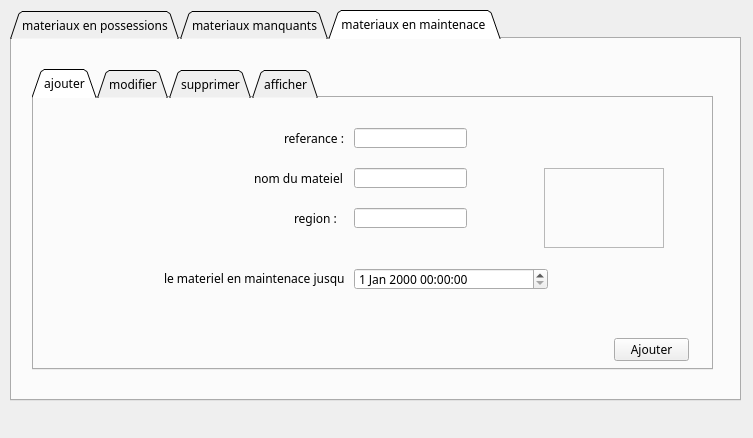
<?xml version="1.0" encoding="UTF-8"?>
<ui version="4.0">
 <class>Dialog</class>
 <widget class="QDialog" name="Dialog">
  <property name="geometry">
   <rect>
    <x>0</x>
    <y>0</y>
    <width>753</width>
    <height>438</height>
   </rect>
  </property>
  <property name="windowTitle">
   <string>Dialog</string>
  </property>
  <widget class="QTabWidget" name="ges">
   <property name="geometry">
    <rect>
     <x>10</x>
     <y>10</y>
     <width>731</width>
     <height>391</height>
    </rect>
   </property>
   <property name="font">
    <font>
     <family>Microsoft Tai Le</family>
    </font>
   </property>
   <property name="tabShape">
    <enum>QTabWidget::Triangular</enum>
   </property>
   <property name="currentIndex">
    <number>2</number>
   </property>
   <widget class="QWidget" name="tab">
    <attribute name="title">
     <string>materiaux en possessions</string>
    </attribute>
    <widget class="QTabWidget" name="tabWidget_2">
     <property name="geometry">
      <rect>
       <x>20</x>
       <y>30</y>
       <width>681</width>
       <height>301</height>
      </rect>
     </property>
     <property name="font">
      <font>
       <family>Microsoft YaHei UI</family>
      </font>
     </property>
     <property name="toolTip">
      <string>&lt;html&gt;&lt;head/&gt;&lt;body&gt;&lt;p align=&quot;center&quot;&gt;&lt;span style=&quot; font-weight:600;&quot;&gt;Afficher &lt;/span&gt;&lt;/p&gt;&lt;/body&gt;&lt;/html&gt;</string>
     </property>
     <property name="layoutDirection">
      <enum>Qt::LeftToRight</enum>
     </property>
     <property name="tabPosition">
      <enum>QTabWidget::North</enum>
     </property>
     <property name="tabShape">
      <enum>QTabWidget::Triangular</enum>
     </property>
     <property name="currentIndex">
      <number>3</number>
     </property>
     <property name="elideMode">
      <enum>Qt::ElideLeft</enum>
     </property>
     <property name="documentMode">
      <bool>false</bool>
     </property>
     <property name="tabsClosable">
      <bool>false</bool>
     </property>
     <property name="movable">
      <bool>false</bool>
     </property>
     <property name="tabBarAutoHide">
      <bool>false</bool>
     </property>
     <widget class="QWidget" name="tab_4">
      <attribute name="title">
       <string>ajouter</string>
      </attribute>
      <widget class="QLabel" name="label">
       <property name="geometry">
        <rect>
         <x>190</x>
         <y>30</y>
         <width>61</width>
         <height>21</height>
        </rect>
       </property>
       <property name="text">
        <string>Referance:</string>
       </property>
      </widget>
      <widget class="QLabel" name="label_2">
       <property name="geometry">
        <rect>
         <x>150</x>
         <y>70</y>
         <width>101</width>
         <height>21</height>
        </rect>
       </property>
       <property name="text">
        <string>Nom du materiel :</string>
       </property>
      </widget>
      <widget class="QLabel" name="label_3">
       <property name="geometry">
        <rect>
         <x>210</x>
         <y>130</y>
         <width>51</width>
         <height>21</height>
        </rect>
       </property>
       <property name="text">
        <string>Etat :</string>
       </property>
      </widget>
      <widget class="QLineEdit" name="referancePoss">
       <property name="geometry">
        <rect>
         <x>260</x>
         <y>30</y>
         <width>113</width>
         <height>20</height>
        </rect>
       </property>
      </widget>
      <widget class="QLineEdit" name="nomPoss">
       <property name="geometry">
        <rect>
         <x>260</x>
         <y>70</y>
         <width>113</width>
         <height>20</height>
        </rect>
       </property>
      </widget>
      <widget class="QRadioButton" name="ajouterEtatMateriauxPoss1">
       <property name="geometry">
        <rect>
         <x>250</x>
         <y>130</y>
         <width>81</width>
         <height>21</height>
        </rect>
       </property>
       <property name="text">
        <string>bonne etat</string>
       </property>
      </widget>
      <widget class="QRadioButton" name="ajouteretatMateriauxposs0">
       <property name="geometry">
        <rect>
         <x>340</x>
         <y>130</y>
         <width>91</width>
         <height>21</height>
        </rect>
       </property>
       <property name="text">
        <string>mauvaise etat </string>
       </property>
      </widget>
      <widget class="QLabel" name="label_84">
       <property name="geometry">
        <rect>
         <x>0</x>
         <y>0</y>
         <width>681</width>
         <height>281</height>
        </rect>
       </property>
       <property name="text">
        <string/>
       </property>
       <property name="pixmap">
        <pixmap>../../Desktop/design Qt/dddddddddd.jpg</pixmap>
       </property>
      </widget>
      <widget class="QPushButton" name="ajouterposs">
       <property name="geometry">
        <rect>
         <x>570</x>
         <y>240</y>
         <width>75</width>
         <height>23</height>
        </rect>
       </property>
       <property name="mouseTracking">
        <bool>true</bool>
       </property>
       <property name="focusPolicy">
        <enum>Qt::ClickFocus</enum>
       </property>
       <property name="text">
        <string>Ajouter</string>
       </property>
      </widget>
      <widget class="QComboBox" name="comboetatajouter">
       <property name="geometry">
        <rect>
         <x>300</x>
         <y>170</y>
         <width>69</width>
         <height>22</height>
        </rect>
       </property>
       <item>
        <property name="text">
         <string>Bonne</string>
        </property>
       </item>
       <item>
        <property name="text">
         <string>Mauvaise</string>
        </property>
       </item>
      </widget>
      <zorder>label_84</zorder>
      <zorder>label</zorder>
      <zorder>label_2</zorder>
      <zorder>label_3</zorder>
      <zorder>referancePoss</zorder>
      <zorder>nomPoss</zorder>
      <zorder>ajouterEtatMateriauxPoss1</zorder>
      <zorder>ajouteretatMateriauxposs0</zorder>
      <zorder>ajouterposs</zorder>
      <zorder>comboetatajouter</zorder>
     </widget>
     <widget class="QWidget" name="tab_6">
      <attribute name="title">
       <string>modifier</string>
      </attribute>
      <widget class="QLabel" name="label_83">
       <property name="geometry">
        <rect>
         <x>0</x>
         <y>0</y>
         <width>681</width>
         <height>281</height>
        </rect>
       </property>
       <property name="font">
        <font>
         <family>Arial Rounded MT Bold</family>
        </font>
       </property>
       <property name="text">
        <string/>
       </property>
       <property name="pixmap">
        <pixmap>../../Desktop/design Qt/dddddddddd.jpg</pixmap>
       </property>
      </widget>
      <widget class="QPushButton" name="pushButton_4">
       <property name="geometry">
        <rect>
         <x>580</x>
         <y>240</y>
         <width>75</width>
         <height>23</height>
        </rect>
       </property>
       <property name="focusPolicy">
        <enum>Qt::ClickFocus</enum>
       </property>
       <property name="text">
        <string>Modifier</string>
       </property>
      </widget>
      <widget class="QLabel" name="label_4">
       <property name="geometry">
        <rect>
         <x>170</x>
         <y>40</y>
         <width>51</width>
         <height>21</height>
        </rect>
       </property>
       <property name="text">
        <string>Referance:</string>
       </property>
      </widget>
      <widget class="QLabel" name="label_5">
       <property name="geometry">
        <rect>
         <x>170</x>
         <y>120</y>
         <width>71</width>
         <height>41</height>
        </rect>
       </property>
       <property name="text">
        <string>Etat :</string>
       </property>
      </widget>
      <widget class="QLabel" name="label_6">
       <property name="geometry">
        <rect>
         <x>170</x>
         <y>70</y>
         <width>91</width>
         <height>41</height>
        </rect>
       </property>
       <property name="text">
        <string>Nom du materiel:</string>
       </property>
      </widget>
      <widget class="QLineEdit" name="mat_poss_nom_mod">
       <property name="geometry">
        <rect>
         <x>280</x>
         <y>80</y>
         <width>113</width>
         <height>20</height>
        </rect>
       </property>
      </widget>
      <widget class="QLineEdit" name="mat_poss_reff_mod">
       <property name="geometry">
        <rect>
         <x>280</x>
         <y>40</y>
         <width>113</width>
         <height>20</height>
        </rect>
       </property>
      </widget>
      <widget class="QRadioButton" name="mat_poss_etat_b_mod">
       <property name="geometry">
        <rect>
         <x>240</x>
         <y>130</y>
         <width>91</width>
         <height>21</height>
        </rect>
       </property>
       <property name="text">
        <string>bonne </string>
       </property>
      </widget>
      <widget class="QRadioButton" name="mat_poss_m__mod">
       <property name="geometry">
        <rect>
         <x>330</x>
         <y>130</y>
         <width>91</width>
         <height>21</height>
        </rect>
       </property>
       <property name="text">
        <string>mauvaise</string>
       </property>
      </widget>
     </widget>
     <widget class="QWidget" name="tab_7">
      <attribute name="title">
       <string>supprimer</string>
      </attribute>
      <widget class="QLabel" name="label_8">
       <property name="geometry">
        <rect>
         <x>20</x>
         <y>120</y>
         <width>211</width>
         <height>21</height>
        </rect>
       </property>
       <property name="text">
        <string>Entrer la referance du materiel à supprimer :</string>
       </property>
      </widget>
      <widget class="QLineEdit" name="ref_mat_poss_a_supp1">
       <property name="geometry">
        <rect>
         <x>250</x>
         <y>120</y>
         <width>113</width>
         <height>20</height>
        </rect>
       </property>
      </widget>
      <widget class="QLabel" name="label_82">
       <property name="geometry">
        <rect>
         <x>0</x>
         <y>0</y>
         <width>681</width>
         <height>281</height>
        </rect>
       </property>
       <property name="text">
        <string/>
       </property>
       <property name="pixmap">
        <pixmap>../../Desktop/design Qt/dddddddddd.jpg</pixmap>
       </property>
      </widget>
      <widget class="QPushButton" name="supp_mat_poss1">
       <property name="geometry">
        <rect>
         <x>550</x>
         <y>230</y>
         <width>75</width>
         <height>23</height>
        </rect>
       </property>
       <property name="focusPolicy">
        <enum>Qt::ClickFocus</enum>
       </property>
       <property name="text">
        <string>Supprimer</string>
       </property>
      </widget>
      <zorder>label_82</zorder>
      <zorder>label_8</zorder>
      <zorder>ref_mat_poss_a_supp1</zorder>
      <zorder>supp_mat_poss1</zorder>
     </widget>
     <widget class="QWidget" name="tab_5">
      <attribute name="title">
       <string>afficher</string>
      </attribute>
      <widget class="QTableView" name="tableView">
       <property name="geometry">
        <rect>
         <x>10</x>
         <y>10</y>
         <width>351</width>
         <height>251</height>
        </rect>
       </property>
      </widget>
      <widget class="QLabel" name="label_9">
       <property name="geometry">
        <rect>
         <x>380</x>
         <y>20</y>
         <width>51</width>
         <height>21</height>
        </rect>
       </property>
       <property name="text">
        <string>Trier par :</string>
       </property>
      </widget>
      <widget class="QLabel" name="label_10">
       <property name="geometry">
        <rect>
         <x>370</x>
         <y>110</y>
         <width>71</width>
         <height>21</height>
        </rect>
       </property>
       <property name="text">
        <string>Rechercher :</string>
       </property>
      </widget>
      <widget class="QLineEdit" name="lineEdit_4">
       <property name="geometry">
        <rect>
         <x>440</x>
         <y>110</y>
         <width>113</width>
         <height>21</height>
        </rect>
       </property>
      </widget>
      <widget class="QLabel" name="label_81">
       <property name="geometry">
        <rect>
         <x>0</x>
         <y>0</y>
         <width>681</width>
         <height>281</height>
        </rect>
       </property>
       <property name="text">
        <string/>
       </property>
       <property name="pixmap">
        <pixmap>../../Desktop/design Qt/dddddddddd.jpg</pixmap>
       </property>
      </widget>
      <widget class="QPushButton" name="pushButton_10">
       <property name="geometry">
        <rect>
         <x>560</x>
         <y>112</y>
         <width>81</width>
         <height>21</height>
        </rect>
       </property>
       <property name="focusPolicy">
        <enum>Qt::ClickFocus</enum>
       </property>
       <property name="text">
        <string>Afficher</string>
       </property>
      </widget>
      <widget class="QComboBox" name="comboBox_5">
       <property name="geometry">
        <rect>
         <x>440</x>
         <y>20</y>
         <width>69</width>
         <height>22</height>
        </rect>
       </property>
       <property name="focusPolicy">
        <enum>Qt::ClickFocus</enum>
       </property>
       <item>
        <property name="text">
         <string>Nom</string>
        </property>
       </item>
       <item>
        <property name="text">
         <string>Matricule</string>
        </property>
       </item>
      </widget>
      <widget class="QPushButton" name="pushButton_13">
       <property name="geometry">
        <rect>
         <x>540</x>
         <y>20</y>
         <width>75</width>
         <height>23</height>
        </rect>
       </property>
       <property name="focusPolicy">
        <enum>Qt::ClickFocus</enum>
       </property>
       <property name="text">
        <string>Afficher</string>
       </property>
      </widget>
      <widget class="QLabel" name="label_37">
       <property name="geometry">
        <rect>
         <x>390</x>
         <y>200</y>
         <width>251</width>
         <height>21</height>
        </rect>
       </property>
       <property name="text">
        <string>selectionner la referance du materiel à supprimer :</string>
       </property>
      </widget>
      <widget class="QPushButton" name="pushButton_14">
       <property name="geometry">
        <rect>
         <x>470</x>
         <y>230</y>
         <width>75</width>
         <height>23</height>
        </rect>
       </property>
       <property name="focusPolicy">
        <enum>Qt::ClickFocus</enum>
       </property>
       <property name="text">
        <string>Supprimer</string>
       </property>
      </widget>
      <zorder>label_81</zorder>
      <zorder>tableView</zorder>
      <zorder>label_9</zorder>
      <zorder>label_10</zorder>
      <zorder>lineEdit_4</zorder>
      <zorder>pushButton_10</zorder>
      <zorder>comboBox_5</zorder>
      <zorder>pushButton_13</zorder>
      <zorder>label_37</zorder>
      <zorder>pushButton_14</zorder>
     </widget>
    </widget>
    <widget class="QLabel" name="label_39">
     <property name="geometry">
      <rect>
       <x>-10</x>
       <y>-170</y>
       <width>771</width>
       <height>711</height>
      </rect>
     </property>
     <property name="pixmap">
      <pixmap>../../Desktop/design Qt/back.jpg</pixmap>
     </property>
    </widget>
    <zorder>label_39</zorder>
    <zorder>tabWidget_2</zorder>
   </widget>
   <widget class="QWidget" name="tab_2">
    <attribute name="title">
     <string>materiaux manquants</string>
    </attribute>
    <widget class="QTabWidget" name="tabWidget_6">
     <property name="geometry">
      <rect>
       <x>20</x>
       <y>30</y>
       <width>681</width>
       <height>301</height>
      </rect>
     </property>
     <property name="tabShape">
      <enum>QTabWidget::Triangular</enum>
     </property>
     <property name="currentIndex">
      <number>3</number>
     </property>
     <widget class="QWidget" name="tab_20">
      <attribute name="title">
       <string>ajouter</string>
      </attribute>
      <widget class="QLabel" name="label_21">
       <property name="geometry">
        <rect>
         <x>190</x>
         <y>30</y>
         <width>61</width>
         <height>21</height>
        </rect>
       </property>
       <property name="text">
        <string>Referance :</string>
       </property>
      </widget>
      <widget class="QLabel" name="label_22">
       <property name="geometry">
        <rect>
         <x>120</x>
         <y>80</y>
         <width>141</width>
         <height>21</height>
        </rect>
       </property>
       <property name="text">
        <string>nom du mateiel manquant:</string>
       </property>
      </widget>
      <widget class="QLineEdit" name="refmatmanq">
       <property name="geometry">
        <rect>
         <x>270</x>
         <y>30</y>
         <width>113</width>
         <height>20</height>
        </rect>
       </property>
      </widget>
      <widget class="QLineEdit" name="nommanq">
       <property name="geometry">
        <rect>
         <x>270</x>
         <y>80</y>
         <width>113</width>
         <height>20</height>
        </rect>
       </property>
      </widget>
      <widget class="QLabel" name="label_23">
       <property name="geometry">
        <rect>
         <x>220</x>
         <y>130</y>
         <width>51</width>
         <height>21</height>
        </rect>
       </property>
       <property name="text">
        <string>Prix :</string>
       </property>
      </widget>
      <widget class="QLineEdit" name="prixmanq">
       <property name="geometry">
        <rect>
         <x>270</x>
         <y>130</y>
         <width>113</width>
         <height>20</height>
        </rect>
       </property>
      </widget>
      <widget class="QLabel" name="label_88">
       <property name="geometry">
        <rect>
         <x>0</x>
         <y>0</y>
         <width>681</width>
         <height>281</height>
        </rect>
       </property>
       <property name="text">
        <string/>
       </property>
       <property name="pixmap">
        <pixmap>../../Desktop/design Qt/dddddddddd.jpg</pixmap>
       </property>
      </widget>
      <widget class="QPushButton" name="ajoutermateriauxmanq">
       <property name="geometry">
        <rect>
         <x>570</x>
         <y>240</y>
         <width>75</width>
         <height>23</height>
        </rect>
       </property>
       <property name="text">
        <string>Ajouter</string>
       </property>
      </widget>
      <widget class="QLabel" name="label_7">
       <property name="geometry">
        <rect>
         <x>180</x>
         <y>180</y>
         <width>71</width>
         <height>20</height>
        </rect>
       </property>
       <property name="text">
        <string>Disponibilité:</string>
       </property>
      </widget>
      <widget class="QRadioButton" name="dispo_oui">
       <property name="geometry">
        <rect>
         <x>270</x>
         <y>180</y>
         <width>91</width>
         <height>20</height>
        </rect>
       </property>
       <property name="text">
        <string>Oui</string>
       </property>
      </widget>
      <widget class="QRadioButton" name="dispo_non">
       <property name="geometry">
        <rect>
         <x>340</x>
         <y>180</y>
         <width>91</width>
         <height>21</height>
        </rect>
       </property>
       <property name="text">
        <string>Non</string>
       </property>
      </widget>
      <zorder>label_88</zorder>
      <zorder>label_21</zorder>
      <zorder>label_22</zorder>
      <zorder>refmatmanq</zorder>
      <zorder>nommanq</zorder>
      <zorder>label_23</zorder>
      <zorder>prixmanq</zorder>
      <zorder>ajoutermateriauxmanq</zorder>
      <zorder>label_7</zorder>
      <zorder>dispo_oui</zorder>
      <zorder>dispo_non</zorder>
     </widget>
     <widget class="QWidget" name="tab_21">
      <attribute name="title">
       <string>modifier</string>
      </attribute>
      <widget class="QLabel" name="label_25">
       <property name="geometry">
        <rect>
         <x>230</x>
         <y>30</y>
         <width>91</width>
         <height>21</height>
        </rect>
       </property>
       <property name="text">
        <string> referance :</string>
       </property>
      </widget>
      <widget class="QLabel" name="label_26">
       <property name="geometry">
        <rect>
         <x>210</x>
         <y>80</y>
         <width>131</width>
         <height>21</height>
        </rect>
       </property>
       <property name="text">
        <string> nom du mateiel :</string>
       </property>
      </widget>
      <widget class="QLabel" name="label_27">
       <property name="geometry">
        <rect>
         <x>250</x>
         <y>130</y>
         <width>81</width>
         <height>21</height>
        </rect>
       </property>
       <property name="text">
        <string> prix :</string>
       </property>
      </widget>
      <widget class="QLineEdit" name="lineEdit_23">
       <property name="geometry">
        <rect>
         <x>310</x>
         <y>30</y>
         <width>113</width>
         <height>20</height>
        </rect>
       </property>
      </widget>
      <widget class="QLineEdit" name="lineEdit_24">
       <property name="geometry">
        <rect>
         <x>310</x>
         <y>80</y>
         <width>113</width>
         <height>20</height>
        </rect>
       </property>
      </widget>
      <widget class="QLineEdit" name="lineEdit_25">
       <property name="geometry">
        <rect>
         <x>310</x>
         <y>130</y>
         <width>113</width>
         <height>20</height>
        </rect>
       </property>
      </widget>
      <widget class="QLabel" name="label_85">
       <property name="geometry">
        <rect>
         <x>-10</x>
         <y>0</y>
         <width>681</width>
         <height>281</height>
        </rect>
       </property>
       <property name="text">
        <string/>
       </property>
       <property name="pixmap">
        <pixmap>../../Desktop/design Qt/dddddddddd.jpg</pixmap>
       </property>
      </widget>
      <widget class="QPushButton" name="pushButton_5">
       <property name="geometry">
        <rect>
         <x>580</x>
         <y>240</y>
         <width>75</width>
         <height>23</height>
        </rect>
       </property>
       <property name="text">
        <string>Modifier</string>
       </property>
      </widget>
      <widget class="QLabel" name="label_24">
       <property name="geometry">
        <rect>
         <x>220</x>
         <y>180</y>
         <width>71</width>
         <height>20</height>
        </rect>
       </property>
       <property name="text">
        <string>Disponibilité:</string>
       </property>
      </widget>
      <widget class="QRadioButton" name="radioButton_9">
       <property name="geometry">
        <rect>
         <x>300</x>
         <y>180</y>
         <width>91</width>
         <height>20</height>
        </rect>
       </property>
       <property name="text">
        <string>Oui</string>
       </property>
      </widget>
      <widget class="QRadioButton" name="radioButton_10">
       <property name="geometry">
        <rect>
         <x>380</x>
         <y>180</y>
         <width>91</width>
         <height>20</height>
        </rect>
       </property>
       <property name="text">
        <string>Non</string>
       </property>
      </widget>
      <zorder>label_85</zorder>
      <zorder>label_25</zorder>
      <zorder>label_26</zorder>
      <zorder>label_27</zorder>
      <zorder>lineEdit_23</zorder>
      <zorder>lineEdit_24</zorder>
      <zorder>lineEdit_25</zorder>
      <zorder>pushButton_5</zorder>
      <zorder>label_24</zorder>
      <zorder>radioButton_9</zorder>
      <zorder>radioButton_10</zorder>
     </widget>
     <widget class="QWidget" name="tab_22">
      <attribute name="title">
       <string>supprimer</string>
      </attribute>
      <widget class="QLabel" name="label_28">
       <property name="geometry">
        <rect>
         <x>10</x>
         <y>120</y>
         <width>211</width>
         <height>21</height>
        </rect>
       </property>
       <property name="text">
        <string>Entrer la referance du materiel à supprimer :</string>
       </property>
      </widget>
      <widget class="QLineEdit" name="ref_mat_manq_a_supp1">
       <property name="geometry">
        <rect>
         <x>260</x>
         <y>120</y>
         <width>113</width>
         <height>20</height>
        </rect>
       </property>
      </widget>
      <widget class="QLabel" name="label_86">
       <property name="geometry">
        <rect>
         <x>0</x>
         <y>0</y>
         <width>681</width>
         <height>281</height>
        </rect>
       </property>
       <property name="text">
        <string/>
       </property>
       <property name="pixmap">
        <pixmap>../../Desktop/design Qt/dddddddddd.jpg</pixmap>
       </property>
      </widget>
      <widget class="QPushButton" name="supprimermatmanq1">
       <property name="geometry">
        <rect>
         <x>570</x>
         <y>240</y>
         <width>75</width>
         <height>23</height>
        </rect>
       </property>
       <property name="text">
        <string>Supprimer</string>
       </property>
      </widget>
      <zorder>label_86</zorder>
      <zorder>label_28</zorder>
      <zorder>ref_mat_manq_a_supp1</zorder>
      <zorder>supprimermatmanq1</zorder>
     </widget>
     <widget class="QWidget" name="tab_23">
      <attribute name="title">
       <string>afficher</string>
      </attribute>
      <widget class="QTableView" name="tableView_3">
       <property name="geometry">
        <rect>
         <x>10</x>
         <y>10</y>
         <width>351</width>
         <height>251</height>
        </rect>
       </property>
      </widget>
      <widget class="QLabel" name="label_29">
       <property name="geometry">
        <rect>
         <x>390</x>
         <y>20</y>
         <width>51</width>
         <height>21</height>
        </rect>
       </property>
       <property name="text">
        <string>Trier par :</string>
       </property>
      </widget>
      <widget class="QLabel" name="label_30">
       <property name="geometry">
        <rect>
         <x>370</x>
         <y>90</y>
         <width>71</width>
         <height>21</height>
        </rect>
       </property>
       <property name="text">
        <string>Rechercher :</string>
       </property>
      </widget>
      <widget class="QLineEdit" name="lineEdit_12">
       <property name="geometry">
        <rect>
         <x>440</x>
         <y>90</y>
         <width>113</width>
         <height>20</height>
        </rect>
       </property>
      </widget>
      <widget class="QLabel" name="label_87">
       <property name="geometry">
        <rect>
         <x>0</x>
         <y>0</y>
         <width>691</width>
         <height>291</height>
        </rect>
       </property>
       <property name="text">
        <string/>
       </property>
       <property name="pixmap">
        <pixmap>../../Desktop/design Qt/dddddddddd.jpg</pixmap>
       </property>
      </widget>
      <widget class="QPushButton" name="pushButton_11">
       <property name="geometry">
        <rect>
         <x>570</x>
         <y>90</y>
         <width>75</width>
         <height>23</height>
        </rect>
       </property>
       <property name="text">
        <string>Afficher</string>
       </property>
      </widget>
      <widget class="QComboBox" name="comboBox_4">
       <property name="geometry">
        <rect>
         <x>450</x>
         <y>20</y>
         <width>69</width>
         <height>22</height>
        </rect>
       </property>
       <item>
        <property name="text">
         <string>Nom</string>
        </property>
       </item>
       <item>
        <property name="text">
         <string>Matricule</string>
        </property>
       </item>
      </widget>
      <widget class="QLabel" name="label_50">
       <property name="geometry">
        <rect>
         <x>390</x>
         <y>180</y>
         <width>261</width>
         <height>31</height>
        </rect>
       </property>
       <property name="text">
        <string>selectionner la referance du materiel à supprimer :</string>
       </property>
      </widget>
      <widget class="QPushButton" name="pushButton_19">
       <property name="geometry">
        <rect>
         <x>480</x>
         <y>220</y>
         <width>75</width>
         <height>23</height>
        </rect>
       </property>
       <property name="text">
        <string>Supprimer</string>
       </property>
      </widget>
      <zorder>label_87</zorder>
      <zorder>tableView_3</zorder>
      <zorder>label_29</zorder>
      <zorder>label_30</zorder>
      <zorder>lineEdit_12</zorder>
      <zorder>pushButton_11</zorder>
      <zorder>comboBox_4</zorder>
      <zorder>label_50</zorder>
      <zorder>pushButton_19</zorder>
     </widget>
    </widget>
    <widget class="QLabel" name="label_36">
     <property name="geometry">
      <rect>
       <x>0</x>
       <y>0</y>
       <width>741</width>
       <height>371</height>
      </rect>
     </property>
     <property name="pixmap">
      <pixmap>../../Desktop/design Qt/back.jpg</pixmap>
     </property>
    </widget>
    <zorder>label_36</zorder>
    <zorder>tabWidget_6</zorder>
   </widget>
   <widget class="QWidget" name="tab_3">
    <attribute name="title">
     <string>materiaux en maintenace </string>
    </attribute>
    <widget class="QTabWidget" name="tabWidget_5">
     <property name="geometry">
      <rect>
       <x>20</x>
       <y>30</y>
       <width>681</width>
       <height>301</height>
      </rect>
     </property>
     <property name="tabShape">
      <enum>QTabWidget::Triangular</enum>
     </property>
     <property name="currentIndex">
      <number>0</number>
     </property>
     <widget class="QWidget" name="tab_16">
      <attribute name="title">
       <string>ajouter</string>
      </attribute>
      <widget class="QLabel" name="label_11">
       <property name="geometry">
        <rect>
         <x>250</x>
         <y>30</y>
         <width>61</width>
         <height>21</height>
        </rect>
       </property>
       <property name="text">
        <string>referance :</string>
       </property>
      </widget>
      <widget class="QLabel" name="label_12">
       <property name="geometry">
        <rect>
         <x>220</x>
         <y>70</y>
         <width>91</width>
         <height>21</height>
        </rect>
       </property>
       <property name="text">
        <string>nom du mateiel :</string>
       </property>
      </widget>
      <widget class="QLineEdit" name="ref_mat_maint_a_ajouter">
       <property name="geometry">
        <rect>
         <x>320</x>
         <y>30</y>
         <width>113</width>
         <height>20</height>
        </rect>
       </property>
      </widget>
      <widget class="QLineEdit" name="nom_mat_maint_a_ajouter">
       <property name="geometry">
        <rect>
         <x>320</x>
         <y>70</y>
         <width>113</width>
         <height>20</height>
        </rect>
       </property>
      </widget>
      <widget class="QLabel" name="label_13">
       <property name="geometry">
        <rect>
         <x>260</x>
         <y>110</y>
         <width>61</width>
         <height>21</height>
        </rect>
       </property>
       <property name="text">
        <string>region :</string>
       </property>
      </widget>
      <widget class="QLabel" name="label_31">
       <property name="geometry">
        <rect>
         <x>130</x>
         <y>170</y>
         <width>181</width>
         <height>21</height>
        </rect>
       </property>
       <property name="text">
        <string>le materiel en maintenace jusqu'a :</string>
       </property>
      </widget>
      <widget class="QLineEdit" name="region_mat_maint_a_ajouter">
       <property name="geometry">
        <rect>
         <x>320</x>
         <y>110</y>
         <width>113</width>
         <height>20</height>
        </rect>
       </property>
      </widget>
      <widget class="QDateTimeEdit" name="dateTimeEdit">
       <property name="geometry">
        <rect>
         <x>320</x>
         <y>170</y>
         <width>194</width>
         <height>22</height>
        </rect>
       </property>
      </widget>
      <widget class="QLabel" name="label_78">
       <property name="geometry">
        <rect>
         <x>0</x>
         <y>0</y>
         <width>681</width>
         <height>281</height>
        </rect>
       </property>
       <property name="text">
        <string/>
       </property>
       <property name="pixmap">
        <pixmap>../../Desktop/design Qt/dddddddddd.jpg</pixmap>
       </property>
      </widget>
      <widget class="QPushButton" name="ajouter_mat_maintenace">
       <property name="geometry">
        <rect>
         <x>580</x>
         <y>240</y>
         <width>75</width>
         <height>23</height>
        </rect>
       </property>
       <property name="text">
        <string>Ajouter</string>
       </property>
      </widget>
      <widget class="QFrame" name="frame">
       <property name="geometry">
        <rect>
         <x>510</x>
         <y>70</y>
         <width>120</width>
         <height>80</height>
        </rect>
       </property>
       <property name="frameShape">
        <enum>QFrame::StyledPanel</enum>
       </property>
       <property name="frameShadow">
        <enum>QFrame::Raised</enum>
       </property>
      </widget>
      <zorder>label_78</zorder>
      <zorder>label_11</zorder>
      <zorder>label_12</zorder>
      <zorder>ref_mat_maint_a_ajouter</zorder>
      <zorder>nom_mat_maint_a_ajouter</zorder>
      <zorder>label_13</zorder>
      <zorder>label_31</zorder>
      <zorder>region_mat_maint_a_ajouter</zorder>
      <zorder>dateTimeEdit</zorder>
      <zorder>ajouter_mat_maintenace</zorder>
      <zorder>frame</zorder>
     </widget>
     <widget class="QWidget" name="tab_17">
      <attribute name="title">
       <string>modifier</string>
      </attribute>
      <widget class="QLabel" name="label_15">
       <property name="geometry">
        <rect>
         <x>230</x>
         <y>30</y>
         <width>101</width>
         <height>21</height>
        </rect>
       </property>
       <property name="text">
        <string> referance :</string>
       </property>
      </widget>
      <widget class="QLabel" name="label_16">
       <property name="geometry">
        <rect>
         <x>160</x>
         <y>70</y>
         <width>131</width>
         <height>21</height>
        </rect>
       </property>
       <property name="text">
        <string>nouveau nom du mateiel :</string>
       </property>
      </widget>
      <widget class="QLineEdit" name="lineEdit_18">
       <property name="geometry">
        <rect>
         <x>300</x>
         <y>30</y>
         <width>113</width>
         <height>20</height>
        </rect>
       </property>
      </widget>
      <widget class="QLineEdit" name="lineEdit_19">
       <property name="geometry">
        <rect>
         <x>300</x>
         <y>70</y>
         <width>113</width>
         <height>20</height>
        </rect>
       </property>
      </widget>
      <widget class="QLabel" name="label_17">
       <property name="geometry">
        <rect>
         <x>200</x>
         <y>120</y>
         <width>91</width>
         <height>21</height>
        </rect>
       </property>
       <property name="text">
        <string>nouvelle region :</string>
       </property>
      </widget>
      <widget class="QLineEdit" name="lineEdit_21">
       <property name="geometry">
        <rect>
         <x>300</x>
         <y>120</y>
         <width>113</width>
         <height>20</height>
        </rect>
       </property>
      </widget>
      <widget class="QLabel" name="label_34">
       <property name="geometry">
        <rect>
         <x>60</x>
         <y>190</y>
         <width>51</width>
         <height>21</height>
        </rect>
       </property>
       <property name="text">
        <string>durée :</string>
       </property>
      </widget>
      <widget class="QLabel" name="label_35">
       <property name="geometry">
        <rect>
         <x>120</x>
         <y>190</y>
         <width>51</width>
         <height>21</height>
        </rect>
       </property>
       <property name="text">
        <string>du </string>
       </property>
      </widget>
      <widget class="QDateTimeEdit" name="dateTimeEdit_3">
       <property name="geometry">
        <rect>
         <x>140</x>
         <y>190</y>
         <width>194</width>
         <height>22</height>
        </rect>
       </property>
      </widget>
      <widget class="QLabel" name="label_38">
       <property name="geometry">
        <rect>
         <x>360</x>
         <y>190</y>
         <width>31</width>
         <height>21</height>
        </rect>
       </property>
       <property name="text">
        <string>à</string>
       </property>
      </widget>
      <widget class="QDateTimeEdit" name="dateTimeEdit_4">
       <property name="geometry">
        <rect>
         <x>380</x>
         <y>190</y>
         <width>194</width>
         <height>22</height>
        </rect>
       </property>
      </widget>
      <widget class="QLabel" name="label_77">
       <property name="geometry">
        <rect>
         <x>0</x>
         <y>0</y>
         <width>681</width>
         <height>281</height>
        </rect>
       </property>
       <property name="text">
        <string/>
       </property>
       <property name="pixmap">
        <pixmap>../../Desktop/design Qt/dddddddddd.jpg</pixmap>
       </property>
      </widget>
      <widget class="QPushButton" name="pushButton_6">
       <property name="geometry">
        <rect>
         <x>580</x>
         <y>240</y>
         <width>75</width>
         <height>23</height>
        </rect>
       </property>
       <property name="text">
        <string>Modifier</string>
       </property>
      </widget>
      <zorder>label_77</zorder>
      <zorder>label_15</zorder>
      <zorder>label_16</zorder>
      <zorder>lineEdit_18</zorder>
      <zorder>lineEdit_19</zorder>
      <zorder>label_17</zorder>
      <zorder>lineEdit_21</zorder>
      <zorder>label_34</zorder>
      <zorder>label_35</zorder>
      <zorder>dateTimeEdit_3</zorder>
      <zorder>label_38</zorder>
      <zorder>dateTimeEdit_4</zorder>
      <zorder>pushButton_6</zorder>
     </widget>
     <widget class="QWidget" name="tab_18">
      <attribute name="title">
       <string>supprimer</string>
      </attribute>
      <widget class="QLabel" name="label_18">
       <property name="geometry">
        <rect>
         <x>10</x>
         <y>130</y>
         <width>211</width>
         <height>21</height>
        </rect>
       </property>
       <property name="text">
        <string>Entrer la referance du materiel à supprimer :</string>
       </property>
      </widget>
      <widget class="QLineEdit" name="ref_mat_maint_a_supp1">
       <property name="geometry">
        <rect>
         <x>230</x>
         <y>130</y>
         <width>113</width>
         <height>20</height>
        </rect>
       </property>
      </widget>
      <widget class="QLabel" name="label_79">
       <property name="geometry">
        <rect>
         <x>0</x>
         <y>0</y>
         <width>681</width>
         <height>291</height>
        </rect>
       </property>
       <property name="text">
        <string/>
       </property>
       <property name="pixmap">
        <pixmap>../../Desktop/design Qt/dddddddddd.jpg</pixmap>
       </property>
      </widget>
      <widget class="QPushButton" name="supprimer_mat_maintenace1">
       <property name="geometry">
        <rect>
         <x>570</x>
         <y>240</y>
         <width>75</width>
         <height>23</height>
        </rect>
       </property>
       <property name="text">
        <string>Supprimer</string>
       </property>
      </widget>
      <zorder>label_79</zorder>
      <zorder>label_18</zorder>
      <zorder>ref_mat_maint_a_supp1</zorder>
      <zorder>supprimer_mat_maintenace1</zorder>
     </widget>
     <widget class="QWidget" name="tab_19">
      <attribute name="title">
       <string>afficher</string>
      </attribute>
      <widget class="QTableView" name="tableView_2">
       <property name="geometry">
        <rect>
         <x>10</x>
         <y>10</y>
         <width>271</width>
         <height>251</height>
        </rect>
       </property>
      </widget>
      <widget class="QLabel" name="label_19">
       <property name="geometry">
        <rect>
         <x>390</x>
         <y>20</y>
         <width>51</width>
         <height>21</height>
        </rect>
       </property>
       <property name="text">
        <string>Trier par :</string>
       </property>
      </widget>
      <widget class="QLabel" name="label_20">
       <property name="geometry">
        <rect>
         <x>380</x>
         <y>100</y>
         <width>71</width>
         <height>21</height>
        </rect>
       </property>
       <property name="text">
        <string>Rechercher :</string>
       </property>
      </widget>
      <widget class="QLineEdit" name="lineEdit_8">
       <property name="geometry">
        <rect>
         <x>450</x>
         <y>100</y>
         <width>113</width>
         <height>20</height>
        </rect>
       </property>
      </widget>
      <widget class="QLabel" name="label_80">
       <property name="geometry">
        <rect>
         <x>0</x>
         <y>0</y>
         <width>681</width>
         <height>281</height>
        </rect>
       </property>
       <property name="text">
        <string/>
       </property>
       <property name="pixmap">
        <pixmap>../../Desktop/design Qt/dddddddddd.jpg</pixmap>
       </property>
      </widget>
      <widget class="QPushButton" name="pushButton_12">
       <property name="geometry">
        <rect>
         <x>580</x>
         <y>100</y>
         <width>75</width>
         <height>23</height>
        </rect>
       </property>
       <property name="text">
        <string>Afficher</string>
       </property>
      </widget>
      <widget class="QComboBox" name="comboBox_3">
       <property name="geometry">
        <rect>
         <x>450</x>
         <y>20</y>
         <width>69</width>
         <height>22</height>
        </rect>
       </property>
       <item>
        <property name="text">
         <string>Nom</string>
        </property>
       </item>
       <item>
        <property name="text">
         <string>Matricule</string>
        </property>
       </item>
      </widget>
      <widget class="QLabel" name="label_51">
       <property name="geometry">
        <rect>
         <x>400</x>
         <y>190</y>
         <width>251</width>
         <height>21</height>
        </rect>
       </property>
       <property name="text">
        <string>selectionner la referance du materiel à supprimer :</string>
       </property>
      </widget>
      <widget class="QPushButton" name="pushButton_20">
       <property name="geometry">
        <rect>
         <x>480</x>
         <y>230</y>
         <width>75</width>
         <height>23</height>
        </rect>
       </property>
       <property name="text">
        <string>Supprimer</string>
       </property>
      </widget>
      <zorder>label_80</zorder>
      <zorder>tableView_2</zorder>
      <zorder>label_19</zorder>
      <zorder>label_20</zorder>
      <zorder>lineEdit_8</zorder>
      <zorder>pushButton_12</zorder>
      <zorder>comboBox_3</zorder>
      <zorder>label_51</zorder>
      <zorder>pushButton_20</zorder>
     </widget>
    </widget>
    <widget class="QLabel" name="label_14">
     <property name="geometry">
      <rect>
       <x>-10</x>
       <y>-10</y>
       <width>741</width>
       <height>391</height>
      </rect>
     </property>
     <property name="pixmap">
      <pixmap>../../Desktop/design Qt/back.jpg</pixmap>
     </property>
    </widget>
    <zorder>label_14</zorder>
    <zorder>tabWidget_5</zorder>
   </widget>
  </widget>
 </widget>
 <resources/>
 <connections/>
</ui>
